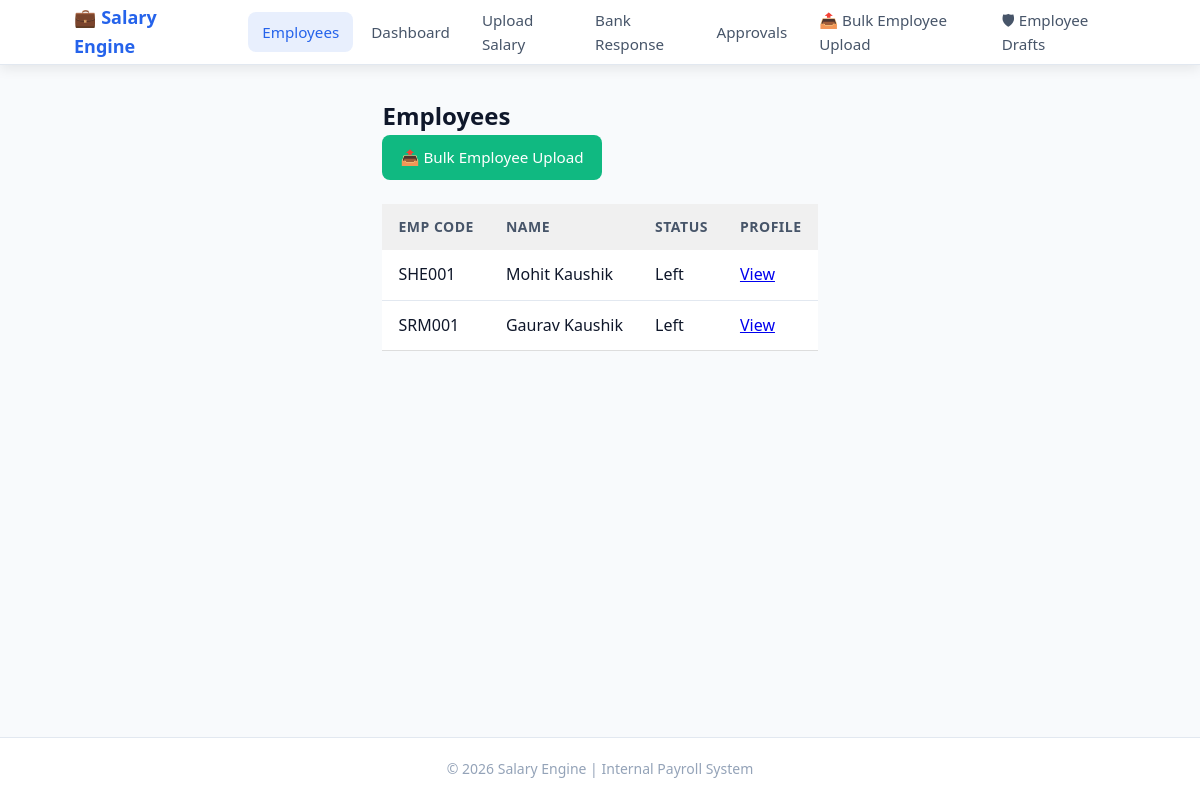
/employee/, run on an earlier commit of the app's database.
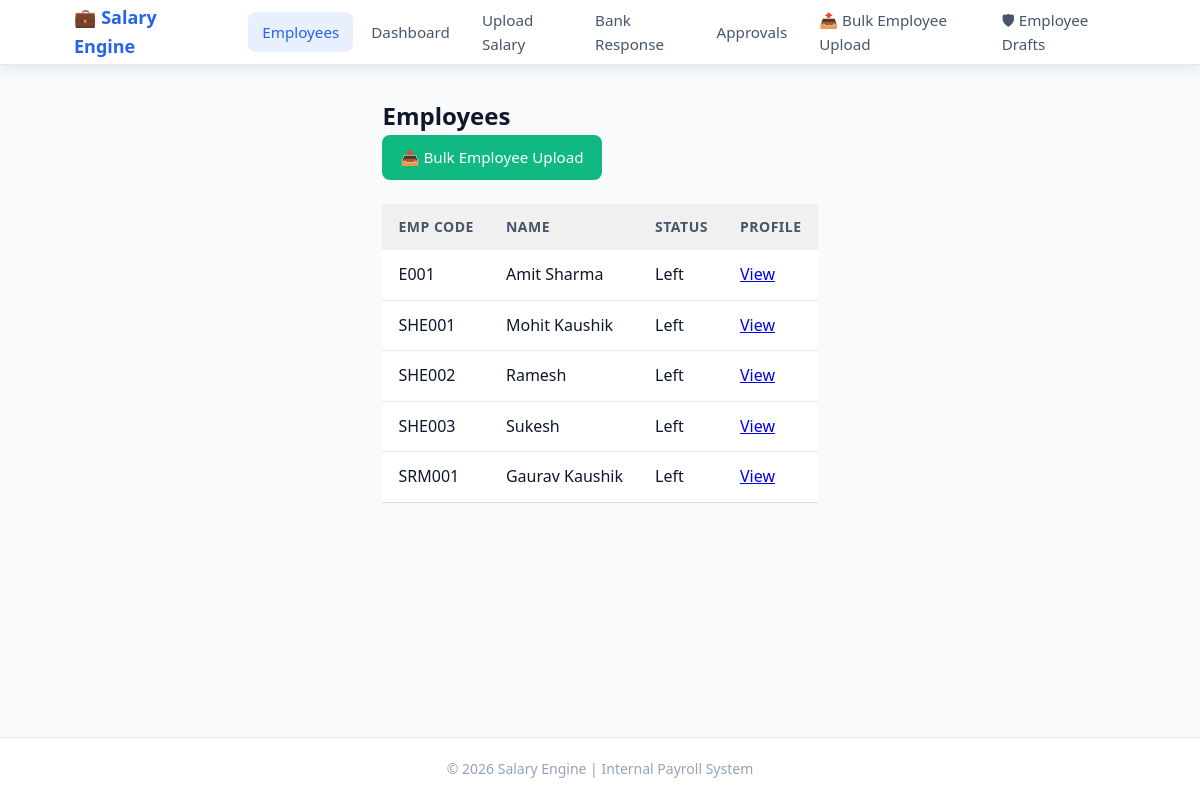
And on a later commit of the database.
### employees/models.py (models this page shows, shortened)
class Employee(models.Model):
    company = models.ForeignKey(
        Company,
        on_delete=models.PROTECT,
        related_name="employees"
    )
    emp_code = models.CharField(max_length=50)
    name = models.CharField(max_length=200)
    father_name = models.CharField(max_length=200, blank=True)
    uan_number = models.CharField(
        max_length=20,
        unique=True,
        null=True,
        blank=True
    )
    esic_number = models.CharField(
        max_length=20,
        unique=True,
        null=True,
        blank=True
    )
    document_number = models.CharField(
        max_length=50,
        unique=True,
        null=True,
        blank=True
    )
    default_salary = models.DecimalField(
        max_digits=10,
        decimal_places=2,
        null=True,
        blank=True
    )
    joining_date = models.DateField()
    exit_date = models.DateField(null=True, blank=True)
    created_at = models.DateTimeField(auto_now_add=True)
    approved_by = models.ForeignKey(
        User,
        null=True,
        blank=True,
        on_delete=models.SET_NULL,
        related_name="approved_employees"
    )
    class Meta:
        unique_together = ("company", "emp_code")
        ordering = ["emp_code"]

### employees/views.py (the view)
# urls.py: path("", employee_list, name="employee_list"),
def employee_list(request):
    employees = Employee.objects.order_by("emp_code")
    return render(
        request,
        "employees/employee_list.html",
        {"employees": employees}
    )

### templates/employees/employee_list.html (shortened to what this page needs)
{% extends "base.html" %}
{% block content %}
<h2>Employees</h2>
<div class="mb-3">
    {% if not request.user.is_staff %}
        <a class="btn btn-success"
           href="{% url 'employees:upload_employee_drafts' %}">
            📤 Bulk Employee Upload
        </a>
    {% endif %}
</div>
<table style="width:100%; background:white; border-collapse:collapse; margin-top:20px;">
    <tr style="background:#f0f0f0;">
        <th>Emp Code</th>
        <th>Name</th>
        <th>Status</th>
        <th>Profile</th>
    </tr>
    {% for e in employees %}
    <tr style="border-bottom:1px solid #ddd;">
        <td>{{ e.emp_code }}</td>
        <td>{{ e.name }}</td>
        <td>{{ e.is_active|yesno:"Active,Left" }}</td>
        <td>
            <a href="{% url 'employees:employee_profile' e.id %}">
                View
            </a>
        </td>
    </tr>
    {% endfor %}
</table>
{% endblock %}

What changed in the data, as far as the page shows it:
added Employee: emp_code "E001", name "Amit Sharma", is_active "Left"
added Employee: emp_code "SHE002", name "Ramesh", is_active "Left"
added Employee: emp_code "SHE003", name "Sukesh", is_active "Left"
